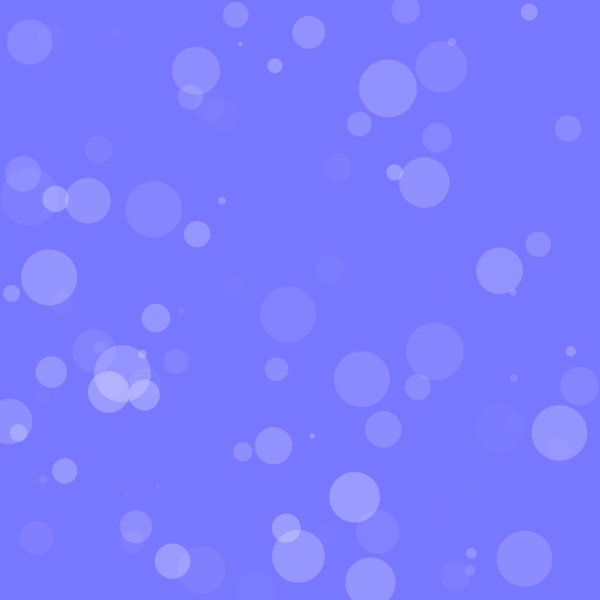
Frame 1 (no input)
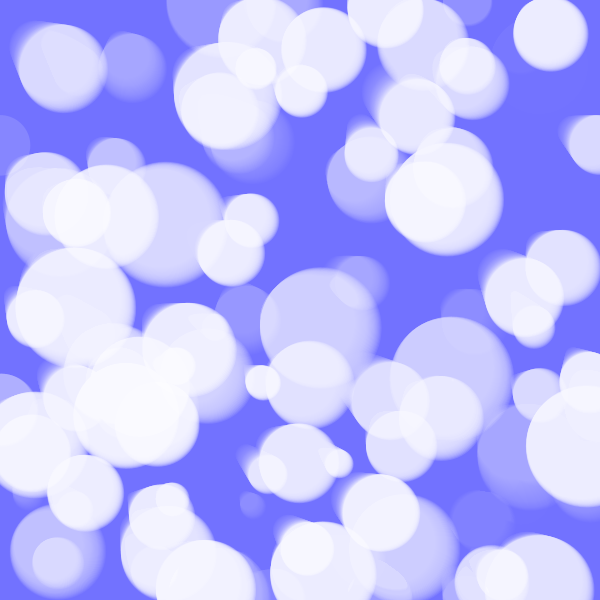
Frame 60 (the mouse pressed at the canvas centre just before this capture)
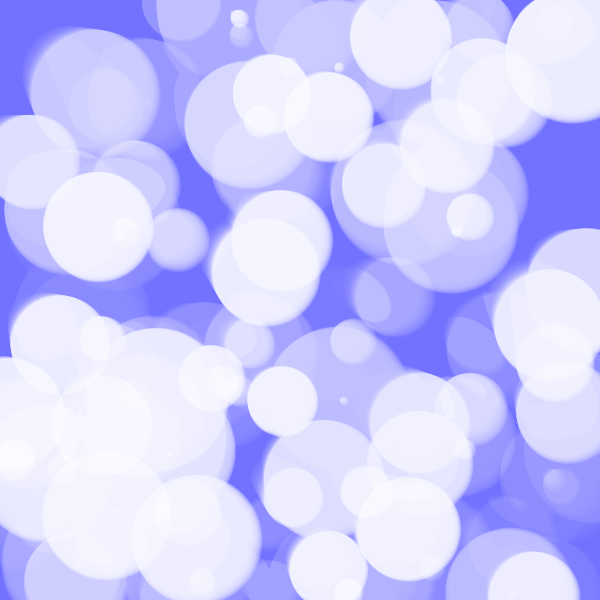
Frame 120 (the mouse held since frame 60 and released just before this capture)

The Processing sketch that drew these frames (run headless with seeded random() and noise(); from frame 60 on, the mouse is pressed at the canvas centre):

// Processing sketch: processing_55268
// ── processing_55268.pde

//homework 11 rwandrew
//copyright russell andrews 2012

final int MAX = 100;

float [] x;
float [] y;
float [] dia;
float [] ddia;
float [] dx;
float [] dy;
color [] col;

void setup () {
  size(600,600);
  noStroke();
  background(120, 120, 255);
  smooth();

  
  x = new float [MAX];
  initializeFloatArray(x, 0, width);
  
  y = new float [MAX];
  initializeFloatArray(y, 0, height);
  
  dx = new float [MAX];
  initializeFloatArray(dx, 0.2, 0.6);
  
  dy = new float [MAX];
  initializeFloatArray(dy, 0.2, 0.6);
  
  dia = new float [MAX];
  initializeFloatArray(dia, 0, height*.1);
  
  ddia = new float [MAX];
  initializeFloatArray(ddia, 0.3, 1.2);
  
  col = new color [MAX];
  initializeColorArray();
}

void draw(){
  prepScreen();
  drawEllipse();
  growEllipse();
  moveEllipse();

}

void initializeFloatArray(float [] temp, float low, float high){
  for(int i = 0; i < temp.length; i++){
    temp[i] = random(low, high);
  } 
}


void initializeColorArray(){
  for (int i = 0; i < col.length; i++){
    col[i] = color( 255, 255, 255, random(70));
  }
}

void drawEllipse(){
  for(int i = 0; i < x.length; i++){
    fill(col[i]);
    ellipse(x[i], y[i], dia[i], dia[i]);
  }
 
}

void growEllipse(){
   for(int i = 0; i < x.length; i++){
     dia[i] += ddia[i];
     if(dia[i] > random(height*.2, height*.5)){
      dia[i] = 0; 
     }
     }
       
  }

void moveEllipse(){
  for(int i = 0; i < dx.length; i++){
    x[i] += dx[i];
    if(x[i] > width){
      x[i] = 0;
    }
    y[i] += dy[i];
    if(y[i] > height){
      y[i] = 0;
    }
  }
}

void prepScreen(){
  fill(100, 100, 255, 10);
  rect(0, 0, width, height);
}
